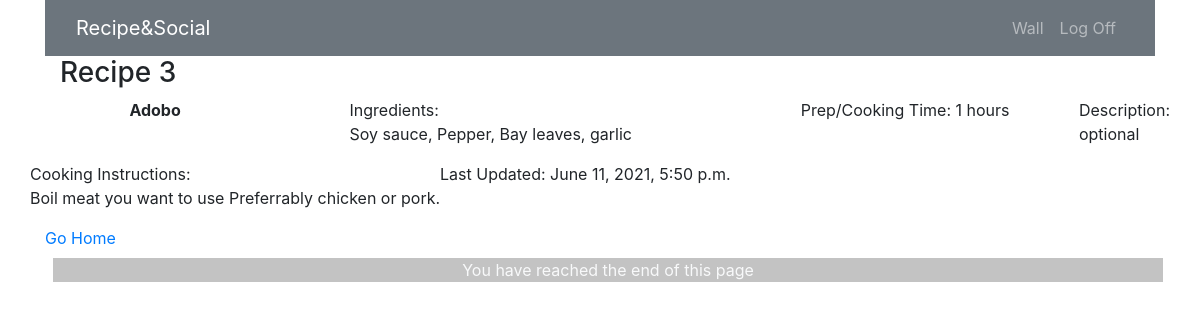
The page /recipes/3 on the database its author committed.
### recipeandsocial_app/models.py (models this page shows)
class Recipe(models.Model):
  recipe_name = models.CharField(max_length=255)
  ingredients = models.CharField(max_length=255)
  cooking_instruction = models.TextField(max_length=2000)
  desc = models.TextField()
  duration = models.IntegerField()
  user = models.ForeignKey(User, related_name="recipes", on_delete=models.CASCADE)
  created_at = models.DateTimeField(auto_now_add=True, null=True)
  updated_at = models.DateTimeField(auto_now=True, null=True)
  likes = models.ManyToManyField(User, related_name="likes")
  objects = RecipeManager()

### recipeandsocial_app/views.py (the view)
# urls.py: path('recipes/<int:recipe_id>', views.recipe_info),
def recipe_info(request, recipe_id):
    recipe_info = Recipe.objects.get(id=recipe_id)
    context = {
        "recipe": recipe_info,
    }
    return render(request, 'recipe_info.html', context)

### recipeandsocial_app/templates/recipe_info.html (shortened to what this page needs)
<!DOCTYPE html>
<html lang="en">
<head>
    <link rel="stylesheet" href="https://maxcdn.bootstrapcdn.com/bootstrap/4.0.0/css/bootstrap.min.css"
>
</head>
<body>
    <div class="container mx-auto">
        <nav class="navbar navbar-expand-sm bg-secondary navbar-dark">
            <div class="col-sm-4 col-md-4">
                <a class="navbar-brand" href="/recipes">Recipe&Social</a>
            </div>
            <div class="col">
                <ul class="navbar-nav float-sm-right">
                  <li class="nav-item">
                      <a class="nav-link" href="/recipes/wall">Wall</a>
                  </li>
                  <li class="nav-item">
                      <a class="nav-link" href="/logout">Log Off</a>
                  </li>
                </ul>
            </div>
        </nav>
        <div class="row mx-auto">
            <div class="col-sm-4 col-md-4 justify-items">
                <h3>Recipe {{ recipe.id }}</h3>
            </div>
        </div>
        <div class="row mx-auto">
            <div class="row mx-auto">
                <p><strong> {{ recipe.recipe_name }}</strong></p>
            </div>
            <div class="row mx-auto">
                <p>Ingredients: <br>{{ recipe.ingredients }}</p>
            </div>
            <div class="row mx-auto">
                <p>Prep/Cooking Time: {{ recipe.duration }} hours</p>
            </div><br>
            <div class="row">
                <p>Description: <br>{{ recipe.desc }}</p>
            </div>
            <div class="row">
                <p>Cooking Instructions: <br>{{ recipe.cooking_instruction }}</p><br>
                <p>Last Updated: {{ recipe.updated_at }}</p>
            </div>
        </div>
        {% if request.session.user_id == recipe.user.id %}
        <a href="/recipes">Go Back | </a>
        <a href="/recipes/{{ recipe.id }}/edit">Edit | </a>
        <a href="/recipes/{{ recipe.id }}/destroy">Delete</a>
        {% else %}
        <a href="/recipes/wall">Go Home</a>
        {% endif %}
        <div class="container-fluid text-center text-light m-2" style= "background-color:rgb(195 195 195);">You have reached the end of this page</div>
    </div>
</body>
</html>

### rows shown on the page
Recipe: id "3", recipe_name "Adobo", ingredients "Soy sauce, Pepper, Bay leaves, garlic", duration "1", desc "optional", cooking_instruction "Boil meat you want to use Preferrably chicken or pork.", updated_at "June 11, 2021, 5:50 p.m."
